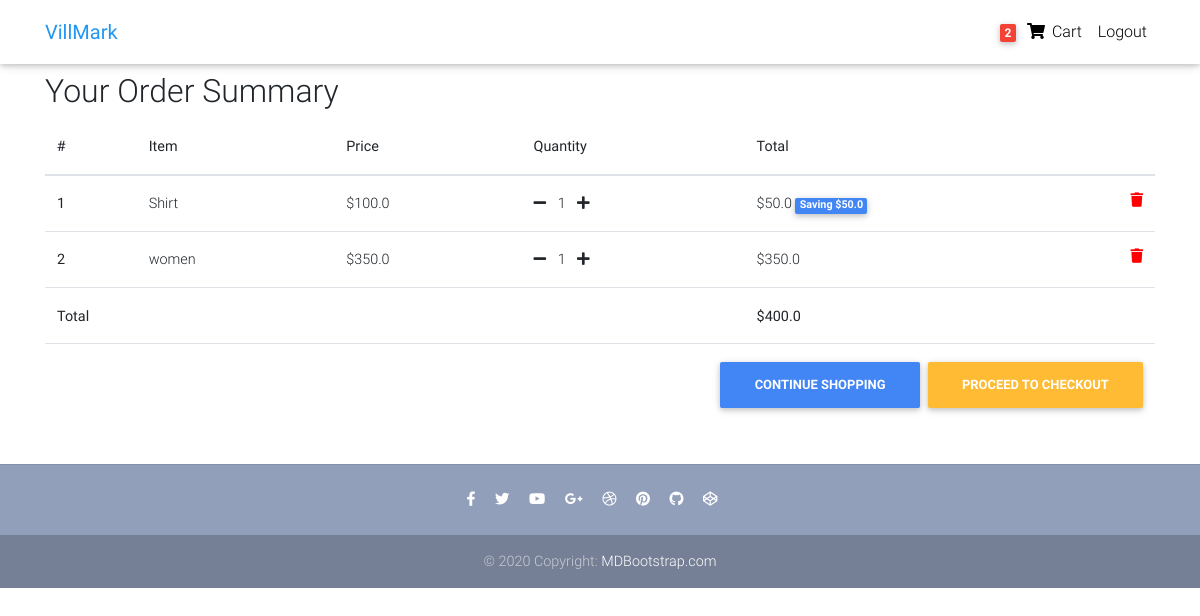
Page /order-summary/ (signed in) on the committed database.
### hub/models.py (models this page shows, shortened)
class Order(models.Model):
    user = models.ForeignKey(settings.AUTH_USER_MODEL,
                             on_delete=models.CASCADE)
    ref_code = models.CharField(max_length=30)
    items = models.ManyToManyField(OrderItem)
    start_date = models.DateTimeField(auto_now_add=True)
    ordered_date = models.DateTimeField()
    ordered = models.BooleanField(default=False)
    billing_address = models.ForeignKey('Address', related_name='billing_address',
                                        on_delete=models.SET_NULL,
                                        blank=True, null=True
                                        )
    shipping_address = models.ForeignKey('Address', related_name='shipping_address',
                                         on_delete=models.SET_NULL,
                                         blank=True, null=True
                                         )
    payment = models.ForeignKey('Payment',
                                on_delete=models.SET_NULL,
                                blank=True, null=True
                                )
    coupon = models.ForeignKey('Coupon',
                               on_delete=models.SET_NULL,
                               blank=True, null=True
                               )
    being_delivered = models.BooleanField(default=False)
    refund_requested = models.BooleanField(default=False)
    received = models.BooleanField(default=False)
    refund_granted = models.BooleanField(default=False)
    def get_total(self):
        total = 0
        for order_item in self.items.all():
            total += order_item.get_final_price()
        if self.coupon:
            total -= self.coupon.amount
        return total

class OrderItem(models.Model):
    user = models.ForeignKey(settings.AUTH_USER_MODEL,
                             on_delete=models.CASCADE)
    ordered = models.BooleanField(default=False)
    item = models.ForeignKey(Item, on_delete=models.CASCADE)
    quantity = models.IntegerField(default=1)
    def get_total_item_price(self):
        return self.quantity * self.item.price
    def get_total_discount_item_price(self):
        return self.quantity * self.item.discount_price
    def get_amount_saved(self):
        return self.get_total_item_price() - self.get_total_discount_item_price()
    def get_final_price(self):
        if self.item.discount_price:
            return self.get_total_discount_item_price()
        return self.get_total_item_price()

class Item(models.Model):
    title = models.CharField(max_length=100)
    price = models.FloatField()
    discount_price = models.FloatField(blank=True, null=True)
    category = models.CharField(choices=CATEGORY_CHOICES, max_length=2)
    label = models.CharField(choices=LABEL_CHOICES, max_length=1)
    slug = models.SlugField()
    description = models.TextField()
    image = models.ImageField()

### hub/views.py (the view)
# urls.py: path('order-summary/', OrderSummaryView.as_view(), name='order-summary'),
class OrderSummaryView(LoginRequiredMixin, View):
    def get(self, *args, **kwargs):
        try:
            order = Order.objects.get(user=self.request.user, ordered=False)
            context = {
                'object': order
            }
            return render(self.request, 'order_summary.html', context)
        except ObjectDoesNotExist:
            messages.warning(self.request, "You Do Not Have an Active Order")
            return redirect('/')

### hub/templatetags/cart_template_tags.py (called while the page is built)
@register.filter
def cart_item_count(user):
    if user.is_authenticated:
        qs = Order.objects.filter(user=user)
        if qs.exists():
            return qs[0].items.count()
    return 0

### templates/order_summary.html (shortened to what this page needs)
{% extends 'base.html' %}
{% block content %}
  <main>
    <div class="container">
     <div class="table-responsive text-nowrap">
         <h2>Your Order Summary</h2>
         <table class="table">
        <thead>
          <tr>
            <th scope="col">#</th>
            <th scope="col">Item</th>
            <th scope="col">Price</th>
            <th scope="col">Quantity</th>
            <th scope="col">Total</th>
          </tr>
        </thead>
        <tbody>
        {% for order_item in object.items.all %}
          <tr>
            <th scope="row">{{ forloop.counter }}</th>
            <td>{{ order_item.item.title }}</td>
            <td>${{ order_item.item.price }}</td>
            <td>
                <a href="{% url 'hub:remove-single-item-from-cart' order_item.item.slug %}"><i class="fas fa-minus mr-2"></i></a>
                    {{ order_item.quantity }}
                <a href="{% url 'hub:add-to-cart' order_item.item.slug %}"><i class="fas fa-plus ml-2"></i></a>
            </td>
            <td>
                {% if order_item.item.discount_price %}
                ${{ order_item.get_total_discount_item_price }}
                <span class="badge badge-primary">Saving ${{ order_item.get_amount_saved }}</span>
                {% else %}
                    ${{ order_item.get_total_item_price }}
                {% endif %}
                <a style='color: red;' href="{% url 'hub:remove-from-cart' order_item.item.slug %}">
                    <i class="fas fa-trash float-right"></i>
                </a>
            </td>
          </tr>
        {% endfor %}
        {% if object.get_total %}
            <tr>
                <td colspan="4"><b>Total</b></td>
                <td><b>${{ object.get_total }}</b></td>
            </tr>
            <tr>
                <td colspan="5">
                    <a class="btn btn-warning float-right ml-2" href="/checkout/"><b>Proceed to Checkout</b></a>
                    <a class="btn btn-primary float-right" href="/"><b>Continue Shopping</b></a>
                </td>
        </tr>
        {% endif %}
        </tbody>
      </table>
     </div>
    </div>
  </main>
{% endblock content %}

### templates/navbar.html (shortened to what this page needs)
{% load cart_template_tags %}
  <nav class="navbar fixed-top navbar-expand-lg navbar-light white scrolling-navbar">
    <div class="container">
        <a class="navbar-brand waves-effect" href="/">
            <strong class="blue-text">
                VillMark
            </strong>
        </a>
      <div class="collapse navbar-collapse" id="navbarSupportedContent">
        <ul class="navbar-nav nav-flex-icons">
           {% if request.user.is_authenticated %}
          <li class="nav-item">
            <a href="{% url 'hub:order-summary' %}" class="nav-link waves-effect">
              <span class="badge red z-depth-1 mr-1"> {{ request.user|cart_item_count }} </span>
              <i class="fas fa-shopping-cart"></i>
              <span class="clearfix d-none d-sm-inline-block"> Cart </span>
            </a>
          </li>
          <li class="nav-item">
            <a class="nav-link waves-effect" href="{% url 'account_logout' %}">
              <span class="clearfix d-none d-sm-inline-block"> Logout </span>
            </a>
          </li>
          {% endif %}
        </ul>
      </div>
    </div>
  </nav>

### rows in the picture
OrderItem: item "Shirt", item.price "100.0", quantity "1", get_total_discount_item_price "50.0", get_amount_saved "50.0"
OrderItem: item "women", item.price "350.0", quantity "1", get_total_item_price "350.0"
Order: get_total "400.0"

### other values in the picture
{{ request.user|cart_item_count }} "2"
